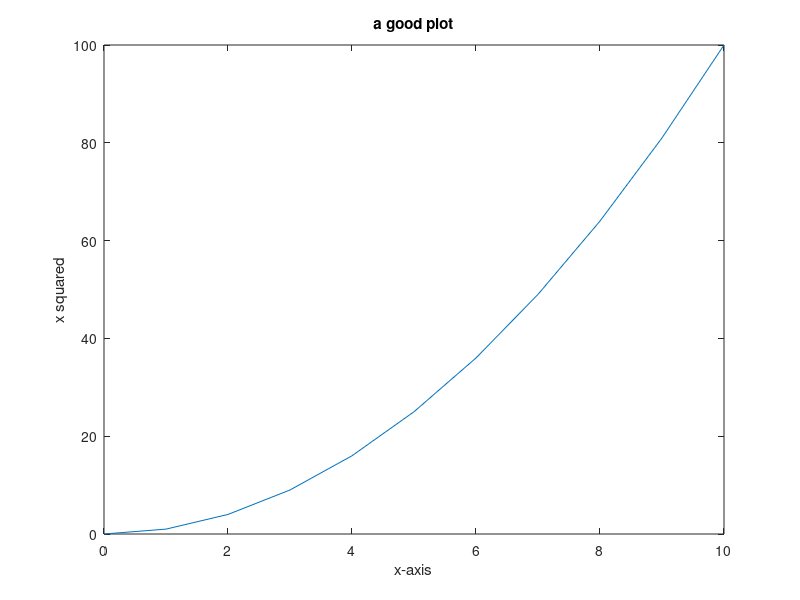

This chart was generated by the following MATLAB code:
% -*-matlab-*-
% Matlab Tutorial Examples
%
% type these examples into Matlab's command window...
%

%%%%%%%%%%%%%%%%%%%%%%%%%%%%%%%%
% 1. Command Line
1+1

%%%%%%%%%%%%%%%%%%%%%%%%%%%%%%%%
% 2. Variables

% create a variable "a"
a = 1

% show value of variable
a

% change variable value, but dont show result (; makes silent)
a = 2;
a

% variables can have imaginary values
a = 2 + 4i

% variables are matrices

% create a row
x = [ 1 2 3 ]

% create a column (row transposed)
x = [ 1 2 3 ].'

% or, equivalently (use ; to separate rows)
A = [ 1 ; 2 ; 3 ]

% 2D matrices
A = [ 1 2 ; 3 4 ]

% variables can have any name, but dont use "i" !!!
i
i = 2

% accessing just part of a matrix (a sub-matrix)
A(1)

% create larger 2D matrix
A = [1 2 3 ; 4 5 6; 7 8 9]

% accessing sub-matrix
A(2:3, 2:3)

% same thing:
A([2 3], [2 3])

% notation for sequence using ':'
3:8

% a sequence is also a row vector
x = 3:8

% assign sequence to column vector
x = [3:8].'

% the help command
help
help zeros

% creating a square matrix with all zeros
zeros(4)

% creating a non-square matrix with all zeros: 3 rows, 4 columns
zeros(3, 4)

% all ones
ones(3)

% identity matrix
eye(3)
eye(4)

% change the shape of a matrix
A = reshape([1:9], 3, 3)

% Math with Matrices

% scalar addition and subtraction
A + 1
A - 1

% matrix element-wise operations
A - eye(3)

% matrix-matrix multiplication
x = [1 ; 1 ; 1 ]
y = x.';

% matrix-columnn
A*x
% row-matrix
y*A
% square matrix - square matrix
A*A

% element-wise operations (.*) instead of (*)
A .* eye(3)

%%%%%%%%%%%%%%%%%%%%%%%%%%%%%%%%
% 3. Looping

a = 0;
for n = 1:10
  a = a + n;
end

%%%%%%%%%%%%%%%%%%%%%%%%%%%%%%%%
% 4. Functions

% inline-function definition, f(x) = x^2
f = @(x) (x * x);

% anti-example: f([2 2])

% better:
f = @(x) (x .* x);

%%%%%%%%%%%%%%%%%%%%%%%%%%%%%%%%
% 5. Plotting

% implicit x-axis
plot(30:40)

% explicit x-axis
plot(0:10, f(0:10))

% labelling the plot (DO THIS ALWAYS!)
xlabel('x-axis')
ylabel('x squared')
title('a good plot')

%%%%%%%%%%%%%%%%%%%%%%%%%%%%%%%%
% 6. Numbers & Errors

% Special Numbers

% dividing by zero - Inf
1/0

% using Inf - NaN (Not-a-Number!)
Inf/Inf

% Limitations of numbers
sprintf('%f', 10^30)

% subtraction and addition of vastly different scales gives errors
10^30 - (10^30 + 1)

sprintf('%f', 10^30 + 1)

% also small numbers can be approximations
sprintf('%.30f', 0.1)

